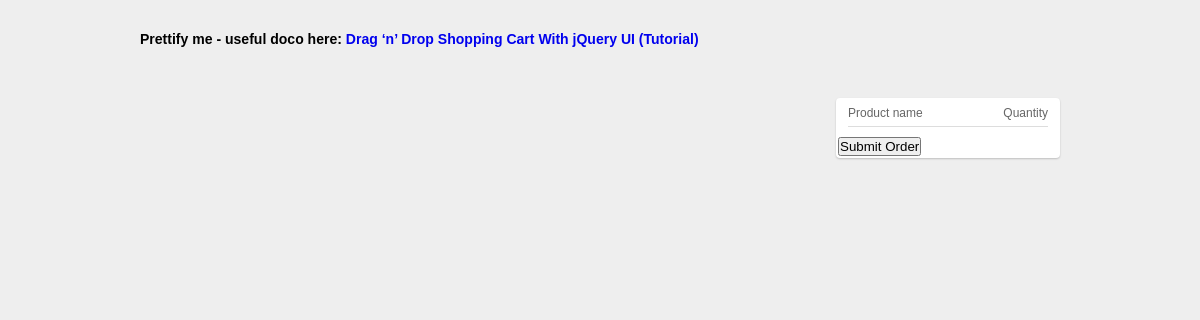
Before: /menu/view/ with the older database file.
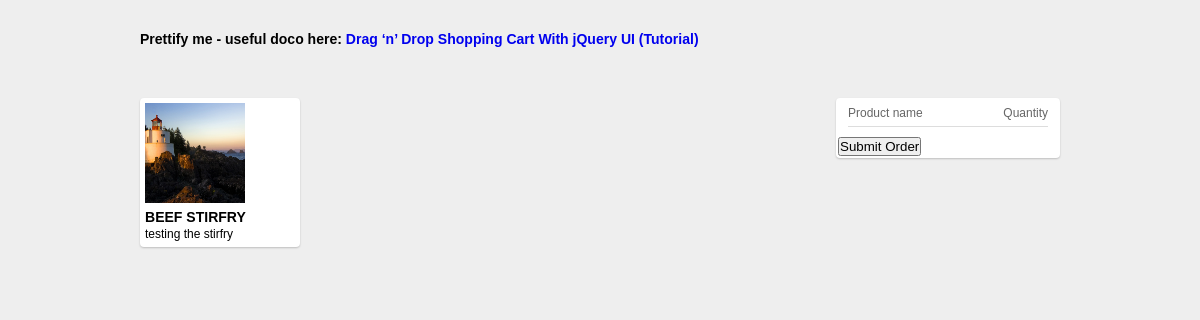
After: the same page with the newer database file.
### menuApp/models.py (models this page shows)
class menuItem(models.Model):
    name        = models.CharField(max_length=60, unique=True)
    description = models.CharField(max_length=200)
    price       = models.DecimalField(max_digits=8, decimal_places=2)
    image       = models.ImageField(upload_to='foodPhotos')
    category    = models.ForeignKey(menuCategory)

### menuApp/views.py (the view)
def customerMenuView(request):
    template     = loader.get_template('menuApp/menuOrder.html')
    menuItems    = menuItem.objects.all()
    context      = RequestContext(request, {
            'menuItems':menuItems
    })
    return HttpResponse(template.render(context))

### menuApp/templates/menuApp/menuOrder.html (shortened to what this page needs)
<!doctype html>
<html lang="en">
	<head>
		{% load staticfiles %}
		<link rel="stylesheet" href="{% static 'menuApp/main.css' %}">
	</head>
	<body>
		<div class="container">
			<section id="header" style="margin-bottom: 50px;">
				<h3>Prettify me -  useful doco here: <a href="http://www.webresourcesdepot.com/drag-n-drop-shopping-cart-with-jquery-ui-tutorial/">Drag ‘n’ Drop Shopping Cart With jQuery UI (Tutorial)</a><h3>
			</section>
			<section id="product">
				<ul class="clear">
					{% for menuItem in menuItems %}
					<li  data-id={{menuItem.name}}>
						<a href="#">
							<img src="{{menuItem.image.url}}" width="100" height="100"> <h3> {{menuItem.name}}</h3>
							<p>{{menuItem.description}}	</p>
						 </a>
					</li>
					{% endfor %}
				</ul>
			</section>
			<aside id="sidebar">
				<div class="basket">
					<div class="basket_list">
						<div class="head">
							<span class="name">Product name</span>
							<span class="count">Quantity</span>
						</div>
						<ul>
						</ul>
						<button id="submitButton"> Submit Order</button>
					</div>
				</div>
			</aside>
		</div>
	</body>
</html>

Changed rows visible on the page:
added menuItem: image (picture), name "BEEF STIRFRY", description "testing the stirfry"
